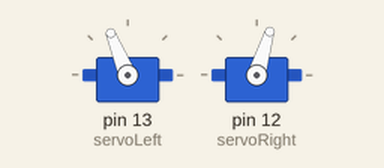
Recording of a sketch running on a simulated Arduino Uno, built with avr-gcc and run on an emulated ATmega328P. On the bench: 2 × servo.

Above: at 0.05 s.
At 2.05 s:
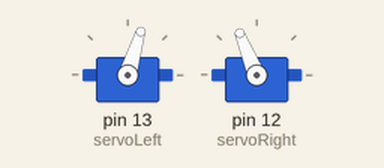
At 4.05 s:
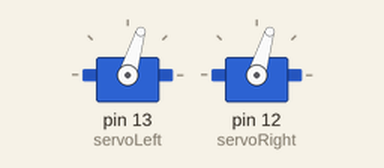
At 8.0 s:
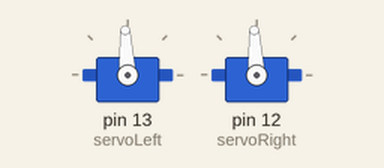
Timing chart, 0 to 10.4 s (numbered marks = the images above):
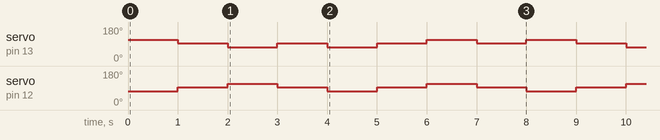

The sketch:

motionlab1.ino
```cpp
#include <Servo.h>

// variables
  Servo servoLeft, servoRight;
  int speedLeft, speedRight, mag =0, incr =5;

  // functions
  void Forward(int mag)
  {
    if(mag > 200)
      mag = 200;
    else if(mag < 0)
      mag =0;

   speedLeft = 1500 + mag;
   speedRight = 1500 - mag;
   servoLeft.writeMicroseconds(speedLeft);
   servoRight.writeMicroseconds(speedRight);


  }

 void Backward (int mag)
 {
     if(mag > 200)
      mag = 200;
    else if(mag < 0)
      mag =0;

   speedLeft = 1500 - mag;
   speedRight = 1500 + mag;
   servoLeft.writeMicroseconds(speedLeft);
   servoRight.writeMicroseconds(speedRight);
 }

void turnLeft (int mag)
{
   if(mag > 200)
      mag = 200;
    else if(mag < 0)
      mag =0;

   speedLeft = 1500 - mag;
   speedRight = 1500 - mag;
   servoLeft.writeMicroseconds(speedLeft);
   servoRight.writeMicroseconds(speedRight);
}

void turnRight (int mag)
{
   if(mag > 200)
      mag = 200;
    else if(mag < 0)
      mag =0;

   speedLeft = 1500 + mag;
   speedRight = 1500 + mag;
   servoLeft.writeMicroseconds(speedLeft);
   servoRight.writeMicroseconds(speedRight);
}


void setup() {
  // put your setup code here, to run once:
    servoLeft.attach(13);
    servoRight.attach(12);
    speedLeft = speedRight = 1500;
    servoLeft.writeMicroseconds(speedLeft);
    servoRight.writeMicroseconds(speedRight);

}

void loop() {
  // put your main code here, to run repeatedly:
    //servoLeft.writeMicroseconds(1700);
     Forward(200);
     delay(1000);
     Forward(0);
     delay(1000);
     Backward(200);
     delay(1000);
     Backward(0);
     delay(1000);
     turnLeft(200);
     delay(1000);
     turnLeft(0);
     delay(1000);
     turnRight(200);
     delay(1000);
     turnRight(0);
     delay(1000);


}
```

Measured:
- by itself, servo on pin 13 (servoLeft): repeats every 8.0 s: 2 × (73° 1.0 s, 93° 1.0 s), 2 × (112° 1.0 s, 93° 1.0 s)
- by itself, servo on pin 12 (servoRight): repeats every 4.0 s: 112° 1.0 s, 93° 1.0 s, 73° 1.0 s, 93° 1.0 s
